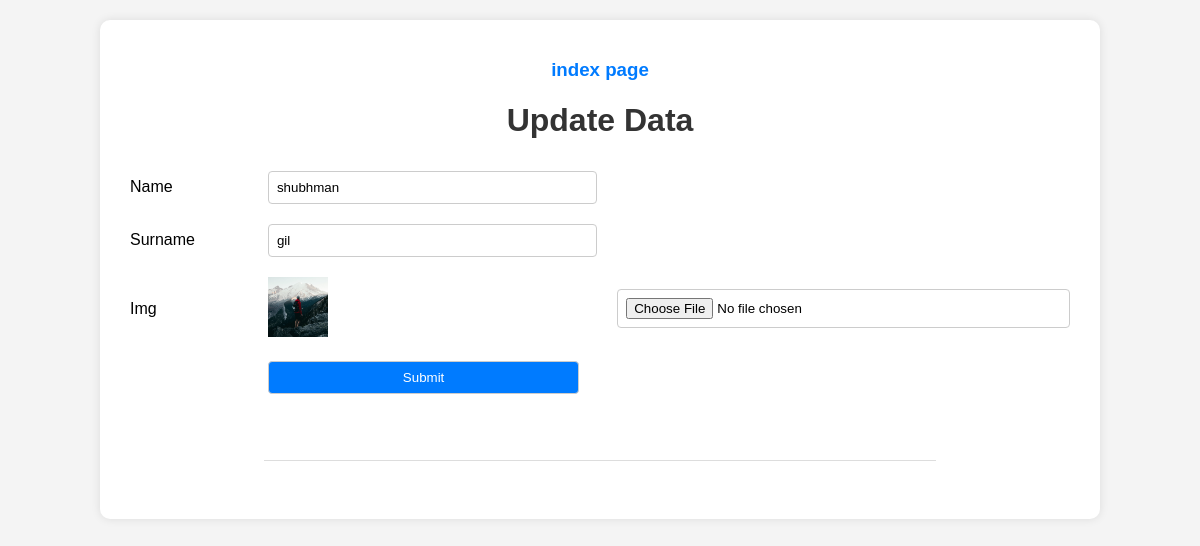
Screenshot of /edit/17 with the database file from the repository.
### appsecond/models.py (models this page shows, shortened)
class Crud (models.Model):
    Name=models.CharField(max_length=50)
    Surname=models.CharField(max_length=50)
    Img=models.ImageField(upload_to="static/images/")

### appsecond/views.py (the view, shortened to what this page needs)
# urls.py: path('edit/<id>',views.edit,name='edit'),
def edit(request,id):
    udata= Crud.objects.get(id=id)
    return render(request, 'Edit.html' ,{"data":udata})

### appsecond/templates/Edit.html (shortened to what this page needs)
<!DOCTYPE html>
<html lang="en">
<head>
</head>
<body>
    <center>
        <h3><a href="/">index page</a></h3>
        <h1>Update Data</h1>
        <form action="" method="post" enctype="multipart/form-data">
            <table>
                <tr>
                    <td>Name</td>
                    <td><input type="text" name="htmlName" value="{{data.Name}}"></td>
                </tr>
                <tr>
                    <td>Surname</td>
                    <td><input type="text" name="htmlSur" value="{{data.Surname}}"></td>
                </tr>
                <tr>
                    <td>Img</td>
                    <td><img src="/media/{{data.Img}}" alt="" height="60px" width="60px"></td>
                    <td><input type="file" name="htmlImg" id="" ></td>
                </tr>
                <tr>
                    <td></td>
                    <td><input type="submit"></td>
                </tr>
            </table>
            <br><br>
            <hr><br>
    </center>
</body>
</html>

### appsecond/templates/Edit.html (style rules this page uses)
body { font-family: Arial, sans-serif; background-color: #f4f4f4; margin: 0; padding: 0; }
center { display: block; margin: 20px auto; width: 80%; background-color: #fff; padding: 20px; border-radius: 10px; box-shadow: 0 0 10px rgba(0, 0, 0, 0.1); }
h1, h3 { text-align: center; color: #333; }
a { color: #007bff; text-decoration: none; }
hr { width: 70%; margin: 20px auto; border: none; border-top: 1px solid #ddd; }
table { width: 100%; border-collapse: collapse; }
td { padding: 10px; text-align: left; }
input[type="text"], input[type="file"], input[type="submit"] { padding: 8px; border: 1px solid #ccc; border-radius: 4px; width: calc(100% - 18px); }
input[type="submit"] { background-color: #007bff; color: #fff; cursor: pointer; }
img { max-width: 60px; max-height: 60px; }

### rows the page displays
Crud: htmlName "shubhman", htmlSur "gil", Img (picture)
